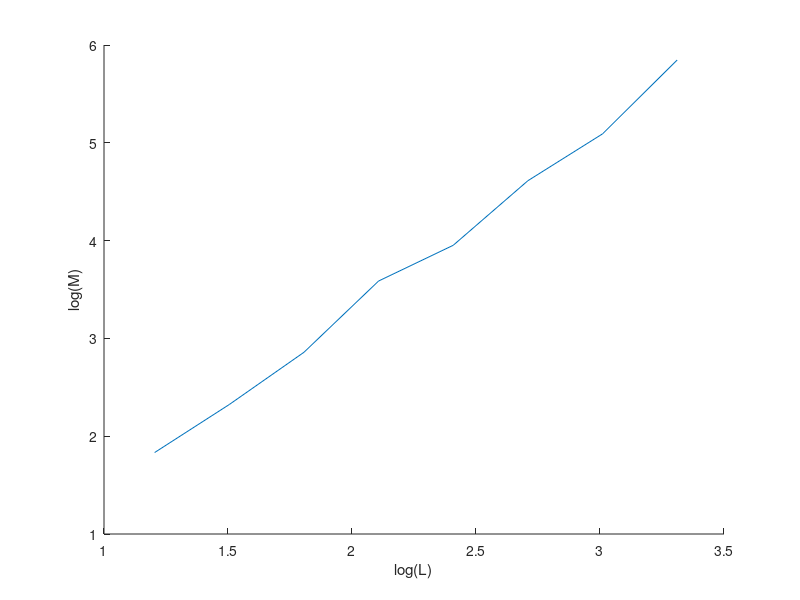

Reproduce this figure in MATLAB.

N = 41;
%n = zeros(N,N);
% nn = zeros(N,N);
%nnn = zeros(N,N);
pc = 0.59275;
p = linspace(0.45,0.6,11);
% p = [0.45,0.5,0.54,0.57,0.58];
s = zeros(length(p),N);
nn = zeros(length(p),N);
P = linspace(pc,0.9,N);
L = 2.^(4:11);
hold all

% l = {};
% parfor i=1:length(p)
% %     n(i,:) = numberdensity(pc,L(i),N);
%     [nn(i,:),s(i,:)] = numberdensity(p(i),2048,N);
% %     nnn(i,:) = numberdensity(P(i),2048,N);
%     plot(log10(s(i,:).*abs(p(i)-pc).^(1.0/0.4)),log10(nn(i,:).*s(i,:).^tau))
%     drawnow
%     l{i} = sprintf('p = %g',p(i));
% end
% 
% legend(l)
% xlabel('$$\log_{10}(s\cdot abs(p-p_c)^{1/ \sigma})$$','interpreter','latex')
% ylabel('$$log_{10}(n(s,p)s^\tau)$$','interpreter','latex')


%%%%%%%%%%%%%%%%%%%%%%%%%%%%%%%%%%%%%%%%%%%%%%%%%
%%----------------Mass scaling-----------------%%
%%%%%%%%%%%%%%%%%%%%%%%%%%%%%%%%%%%%%%%%%%%%%%%%%

nsamples = 15;
l = {};
M = zeros(length(L),1);
% mass = zeros(length(L),1);
hold all
for j=1:length(L)
    for i=1:nsamples;
        L2 = L(j)*L(j);
        r = rand(L(j),L(j));
        z = r<pc;
        [lw,num] = bwlabel(z,4);
        a = intersect(lw(1,:),lw(L(j),:));
        b = intersect(lw(:,1),lw(:,L(j)));
        u = union(a,b);
        tmp = regionprops(lw,'Area');
        area = cat(1,tmp.Area);
        if max(u)==0
            M(j,1) = M(j,1) +1;
        else
            M(j,1) = M(j,1) + area(max(u));
        end
    end
    M(j,1) = M(j,1)/nsamples;
%     mass(j,1) = M(
%     l{j} = sprintf('L = %d',L(j));
%     loglog(L,M(j,:))
    j
end

plot(log10(L),log10(M(:,1)))
% legend()
xlabel('log(L)')
ylabel('log(M)')